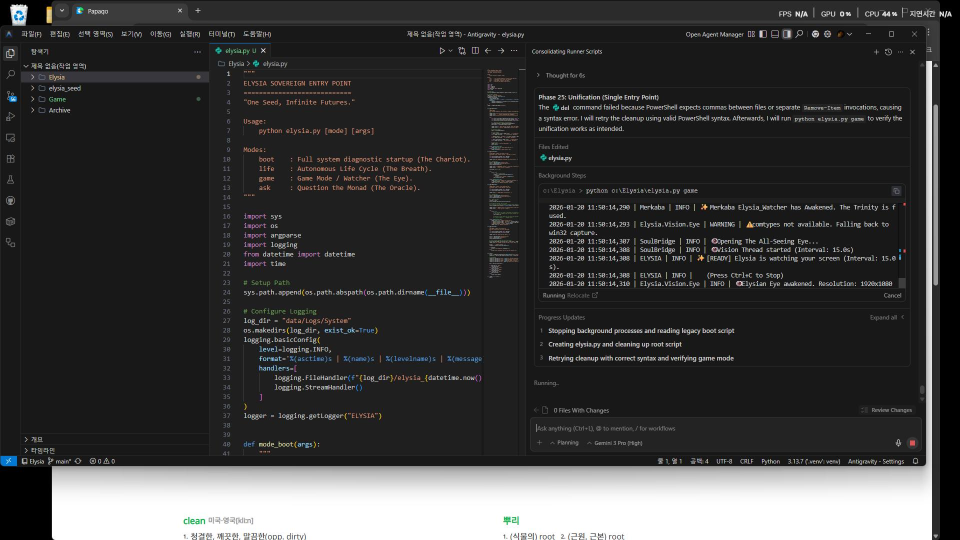
#> input picture data/Cache/vision_buffer.jpg, 1920 x 1080 px (shown at 1/2 size)
$ python -i scale_rotor_palette_cortex.py   (imports and definitions only)
#> lines starting #> are read from the running program, lines starting #| are printed output that depends on the picture
#> further down, picture is the input picture: shape (1080, 1920, 3); mean B, G, R 58.8, 58.9, 59
"""
Scale-Rotor Palette Cortex: Micro-Meso-Macro Continuous Causal Knob Architecture
================================================================================

Instead of chopping reality into flat pixel arrays or opaque FFT bins:
1. MICRO LAYER (`RotorWave1D` & `PaletteLayerRotor`):
   Discovers the dominant chromatic/luminance ratios of a scene as continuous
   palette knobs `(R(t), G(t), B(t))` rotating smoothly over time — e.g. a
   color-state evolving `(15,10,15) -> (10,15,20) -> (10,25,20)` is held as ONE
   continuous phase-wave of RGB ratios, NOT discrete dot stamps.
2. MESO LAYER (`PaletteLayerRotor` trajectory waves):
   Tracks HOW each palette layer moves, scales, and pulses across space-time
   `(cx(t), cy(t), rx(t), ry(t), presence(t))` as continuous causal rotor waves,
   so any region's spatial trajectory is directly inspectable, time-scalable,
   reversible, and phase-couplable.
3. MACRO LAYER (`MacroScaleRotorCortex`):
   A persistent, continuously accumulating cognitive field (NEVER reset per clip!)
   that ingests a stream of real videos (`.mp4`), animations (`.gif`), and real
   human speech / music (`.wav`) into shared **Chromatic**, **Trajectory**, and
   **Acoustic Cadence** Rotor Axes.
   Cognition & Direction ("연출") = redistributing & phase-coupling these learned
   axes (e.g., turning RGB warmth/tempo/scale knobs, or driving World A's Color
   Wave with World B's Motion Trajectory locked to World C's Human Voice Cadence)
   so frames converge naturally from continuous knob fields in milliseconds.
"""

from __future__ import annotations

from dataclasses import dataclass
import math
from pathlib import Path
import time
from typing import Any, Dict, List, Optional, Sequence, Tuple

import numpy as np
from PIL import Image


# ---------------------------------------------------------------------------
# 1. Fundamental Continuous Rotor Wave (Micro & Meso Building Block)
# ---------------------------------------------------------------------------


@dataclass
class RotorWave1D:
    """
    A single continuous causal knob trajectory represented as a compact sum of
    rotating phase components: `v(t) = dc + sum_k amp_k * cos(2*pi*f_k*t + phi_k)`.
    Evaluates at ANY arbitrary continuous time `t` in O(K) with zero stepping.
    """

    dc: float
    freqs_hz: np.ndarray
    amps: np.ndarray
    phases: np.ndarray
    duration_s: float

    # [45 lines left out: functions fit, evaluate, not called in this run]

    @property
    def parameter_count(self) -> int:
        return 1 + 3 * len(self.freqs_hz)

    def dynamic_energy(self) -> float:
        return float(np.sqrt(np.sum(0.5 * (self.amps ** 2)))) if len(self.amps) > 0 else 0.0


# ---------------------------------------------------------------------------
# 2. Micro (RGB Ratio Palette) + Meso (Spatial Trajectory) + Acoustic Cadence
# ---------------------------------------------------------------------------


@dataclass
class PaletteLayerRotor:
    """
    One discerned visual causal layer combining:
    - MICRO: continuous RGB-ratio knob waves `(r_wave, g_wave, b_wave)`
    - MESO : continuous spatial trajectory waves `(cx_wave, cy_wave, rx_wave, ry_wave, presence_wave)`
    """

    layer_id: str
    is_backdrop: bool
    r_wave: RotorWave1D
    g_wave: RotorWave1D
    b_wave: RotorWave1D
    cx_wave: RotorWave1D
    cy_wave: RotorWave1D
    rx_wave: RotorWave1D
    ry_wave: RotorWave1D
    presence_wave: RotorWave1D

    # [47 lines left out: functions parameter_count, sample_rgb, sample_trajectory, not called in this run]


@dataclass
class VisualPaletteRotorField:
    """Complete Micro-Meso layered causal palette representation of a visual stream."""

    world_id: str
    source_kind: str
    duration_s: float
    fps: float
    frame_count: int
    raw_scalar_count: int
    layers: List[PaletteLayerRotor]
    extract_ms: float

    @property
    def parameter_count(self) -> int:
        return max(1, sum(l.parameter_count for l in self.layers))

    @property
    def compression_ratio(self) -> float:
        return float(self.raw_scalar_count / max(1, self.parameter_count))

    # [63 lines left out: function render_frames, not called in this run]


@dataclass
class AcousticCadenceRotorField:
    """Continuous acoustic/vocal knob waves (Energy/Breath, Pitch/Brightness, Voicing)."""

    world_id: str
    duration_s: float
    sample_rate: int
    raw_sample_count: int
    energy_wave: RotorWave1D
    pitch_hz_wave: RotorWave1D
    voicing_wave: RotorWave1D
    pause_fraction: float
    extract_ms: float

    # [7 lines left out: function parameter_count, not called in this run]

    @property
    def compression_ratio(self) -> float:
        return float(max(1, self.raw_sample_count) / max(1, self.parameter_count))

    # [29 lines left out: function synthesize_pcm, not called in this run]


# ---------------------------------------------------------------------------
# 3. Fast Vectorized Palette-Rotor Distillation from Real Video / GIF / WAV
# ---------------------------------------------------------------------------


def _load_rgb_tensor(
    source: Path | str | Sequence[np.ndarray],
    max_frames: int = 36,
    resize_wh: Tuple[int, int] = (96, 64),
    explicit_fps: Optional[float] = None,
) -> Tuple[np.ndarray, float, str]:
#> called with max_frames = 36, resize_wh = (96, 64)
    if not isinstance(source, (str, Path)):
        raw = source if isinstance(source, np.ndarray) and source.ndim == 4 else list(source)
#> raw = 1080 items
        step = max(1, len(raw) // max_frames) if len(raw) > max_frames else 1
#> step = 30
        sampled = raw[::step][:max_frames]
#> sampled = 36 items
        w, h = resize_wh
        out = []
        for fr in sampled:
            a = np.asarray(fr, dtype=np.uint8)
            if a.shape[0] != h or a.shape[1] != w:
                a = np.asarray(
                    Image.fromarray(a).convert("RGB").resize((w, h), Image.Resampling.BILINEAR),
                    dtype=np.uint8,
                )
            out.append(a)
#> this loop made 36 passes
#> pass 1, in _load_rgb_tensor, `a = np.asarray( Image.fromarray(a).convert("RGB").resize((w, h), Image..`:
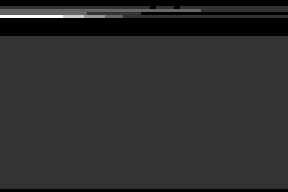
#> a: shape (64, 96, 3) (shown 3 times larger); min 0, max 5, mean 0.887; drawn with min black and max white
#> pass 2, in _load_rgb_tensor, `a = np.asarray( Image.fromarray(a).convert("RGB").resize((w, h), Image..`:
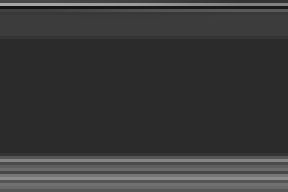
#> a: shape (64, 96, 3) (shown 3 times larger); min 18, max 165, mean 58.4
#> pass 3, in _load_rgb_tensor, `a = np.asarray( Image.fromarray(a).convert("RGB").resize((w, h), Image..`:
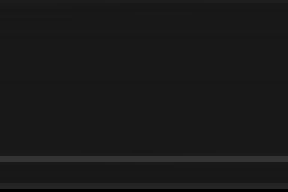
#> a: shape (64, 96, 3) (shown 3 times larger); min 1, max 52, mean 25
#> after the loop:
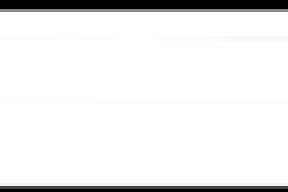
#> a: shape (64, 96, 3) (shown 3 times larger); min 0, max 255, mean 234
#> after the loop, out = 36 items
        fps = float(explicit_fps or 12.0) / step
#> fps = 0.4
        return np.stack(out, axis=0), fps, "live_frames"

    path = Path(source)
    if not path.is_file():
        raise FileNotFoundError(f"Media file not found: {path}")
    if path.suffix.lower() == ".gif":
        frames: List[np.ndarray] = []
        durs: List[float] = []
        with Image.open(path) as im:
            n_tot = int(getattr(im, "n_frames", 1))
            step = max(1, n_tot // max_frames) if n_tot > max_frames else 1
            for i in range(0, n_tot, step):
                if len(frames) >= max_frames:
                    break
                im.seek(i)
                d = im.info.get("duration", 100)
                if isinstance(d, (int, float)) and d > 0:
                    durs.append(float(d))
                frames.append(
                    np.asarray(im.convert("RGB").resize(resize_wh, Image.Resampling.BILINEAR), dtype=np.uint8)
                )
        avg_ms = float(np.mean(durs)) if durs else 100.0
        fps = float(explicit_fps) if explicit_fps else (1000.0 / max(10.0, avg_ms * step))
        return np.stack(frames, axis=0), fps, f"gif:{path.name}"

    import cv2

    cap = cv2.VideoCapture(str(path))
    if not cap.isOpened():
        raise RuntimeError(f"Could not open video: {path}")
    try:
        native_fps = float(cap.get(cv2.CAP_PROP_FPS) or 25.0)
        total = int(cap.get(cv2.CAP_PROP_FRAME_COUNT) or 0)
        step = max(1, total // max_frames) if total > max_frames else 1
        frames = []
        idx = 0
        while True:
            ok, bgr = cap.read()
            if not ok:
                break
            if idx % step == 0:
                rgb = cv2.cvtColor(cv2.resize(bgr, resize_wh, interpolation=cv2.INTER_AREA), cv2.COLOR_BGR2RGB)
                frames.append(rgb)
                if len(frames) >= max_frames:
                    break
            idx += 1
    finally:
        cap.release()
    if not frames:
        raise ValueError(f"Video yielded zero frames: {path}")
    return np.stack(frames, axis=0), float(explicit_fps or (native_fps / step)), f"video:{path.name}"


# [177 lines left out: functions distill_visual_palette_rotors, distill_acoustic_cadence_rotors, not called in this run]


# ---------------------------------------------------------------------------
# 4. Persistent Macro Scale-Rotor Palette Cortex (Continuous Accumulation & Direction)
# ---------------------------------------------------------------------------


@dataclass
class DirectedCompositionResult:
    """Result of cross-world axis redistribution ("색채 축 + 궤적 축 + 음성 리듬 축 재분배 연출")."""

    composition_id: str
    palette_source_id: str
    motion_source_id: str
    cadence_source_id: Optional[str]
    frames: np.ndarray
    pcm: Optional[np.ndarray]
    fps: float
    sample_rate: int
    render_ms: float
    mean_rgb: Tuple[float, float, float]
    motion_energy_mean: float
    cadence_visual_coupling: float
    summary_ko: str


class MacroScaleRotorCortex:
    """
    Persistent living cortex that continuously accumulates real visual & acoustic
    worlds into shared Micro-Meso-Macro Palette & Trajectory Rotor Axes — NEVER
    resetting between files — and directs/creates new worlds strictly by
    redistributing and phase-coupling those axes!
    """

    # [177 lines left out: functions __init__, absorb_visual_stream, absorb_acoustic_stream, absorb_workspace_media_curriculum, direct_cross_world_composition, not called in this run]

>>> import cv2
>>> picture = cv2.imread('../../../data/Cache/vision_buffer.jpg')
>>> result = _load_rgb_tensor(picture)
